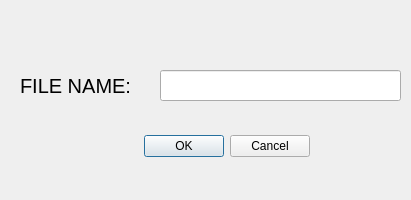
<?xml version="1.0" encoding="UTF-8"?>
<ui version="4.0">
 <class>Dialog</class>
 <widget class="QDialog" name="Dialog">
  <property name="geometry">
   <rect>
    <x>0</x>
    <y>0</y>
    <width>411</width>
    <height>200</height>
   </rect>
  </property>
  <property name="maximumSize">
   <size>
    <width>500</width>
    <height>200</height>
   </size>
  </property>
  <property name="windowTitle">
   <string>Dialog</string>
  </property>
  <widget class="QDialogButtonBox" name="buttonBox">
   <property name="geometry">
    <rect>
     <x>10</x>
     <y>130</y>
     <width>300</width>
     <height>32</height>
    </rect>
   </property>
   <property name="maximumSize">
    <size>
     <width>300</width>
     <height>16777215</height>
    </size>
   </property>
   <property name="orientation">
    <enum>Qt::Horizontal</enum>
   </property>
   <property name="standardButtons">
    <set>QDialogButtonBox::Cancel|QDialogButtonBox::Ok</set>
   </property>
  </widget>
  <widget class="QLineEdit" name="FileName">
   <property name="geometry">
    <rect>
     <x>160</x>
     <y>70</y>
     <width>241</width>
     <height>31</height>
    </rect>
   </property>
   <property name="font">
    <font>
     <pointsize>15</pointsize>
    </font>
   </property>
  </widget>
  <widget class="QLabel" name="label">
   <property name="geometry">
    <rect>
     <x>20</x>
     <y>70</y>
     <width>131</width>
     <height>31</height>
    </rect>
   </property>
   <property name="font">
    <font>
     <pointsize>15</pointsize>
    </font>
   </property>
   <property name="text">
    <string>FILE NAME:</string>
   </property>
  </widget>
 </widget>
 <resources/>
 <connections>
  <connection>
   <sender>buttonBox</sender>
   <signal>accepted()</signal>
   <receiver>Dialog</receiver>
   <slot>accept()</slot>
   <hints>
    <hint type="sourcelabel">
     <x>248</x>
     <y>254</y>
    </hint>
    <hint type="destinationlabel">
     <x>157</x>
     <y>274</y>
    </hint>
   </hints>
  </connection>
  <connection>
   <sender>buttonBox</sender>
   <signal>rejected()</signal>
   <receiver>Dialog</receiver>
   <slot>reject()</slot>
   <hints>
    <hint type="sourcelabel">
     <x>316</x>
     <y>260</y>
    </hint>
    <hint type="destinationlabel">
     <x>286</x>
     <y>274</y>
    </hint>
   </hints>
  </connection>
 </connections>
</ui>
